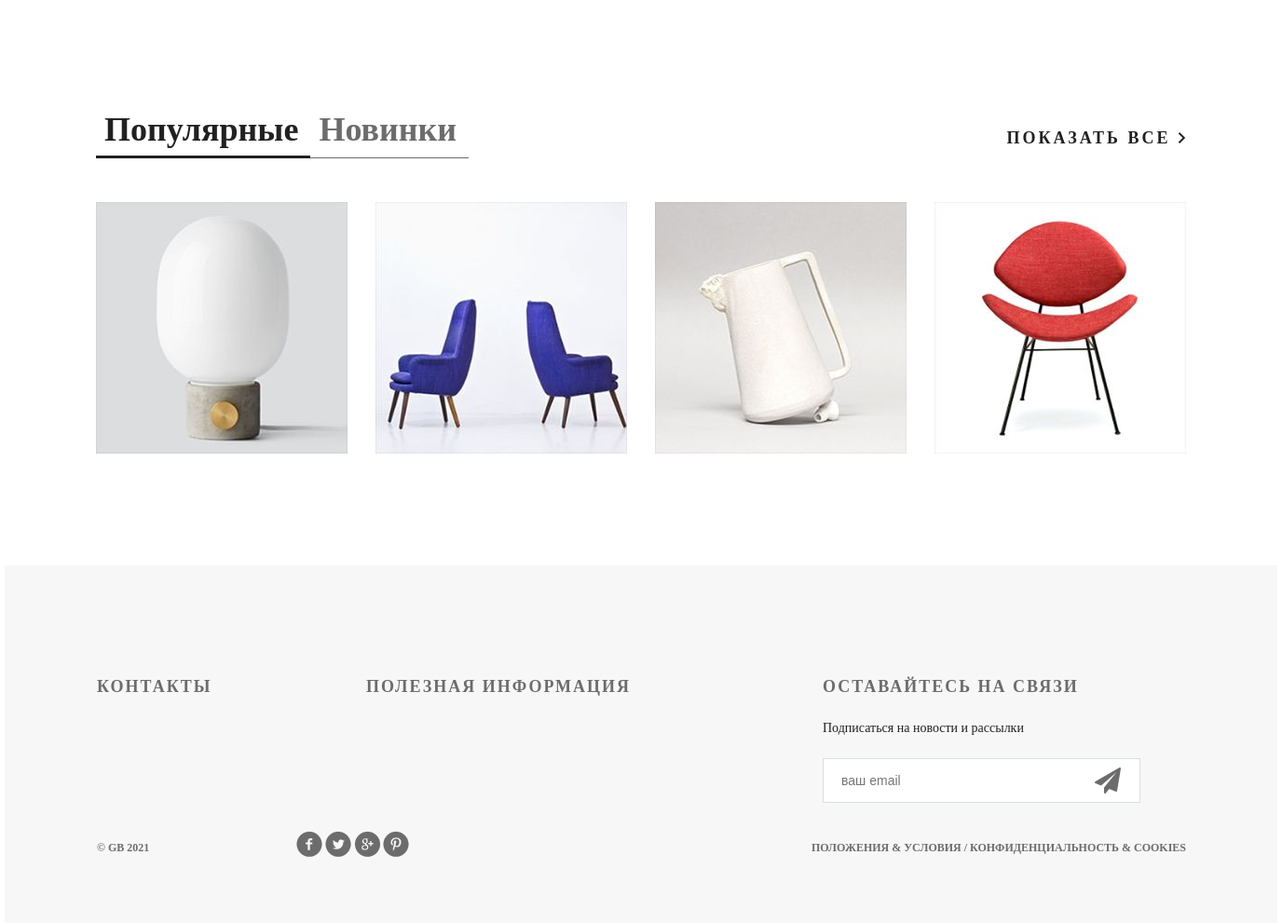
The app's page / (lower part), older data.
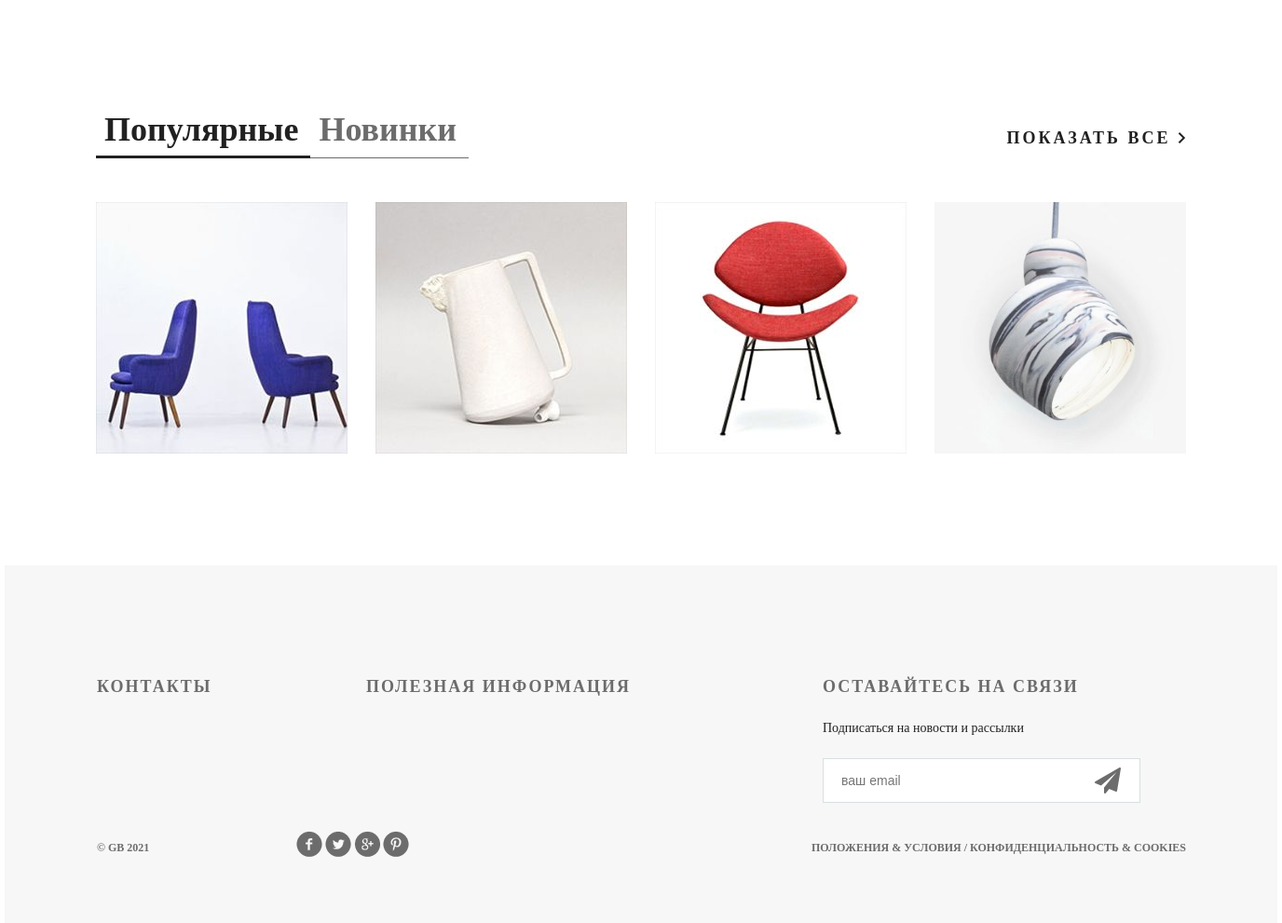
The same page, newer data.
### mainapp/models.py (models this page shows, shortened)
class Product(models.Model):
    category = models.ForeignKey(ProductCategory, on_delete=models.CASCADE, verbose_name='категория')
    name = models.CharField(max_length=128, verbose_name='название')
    image = models.ImageField(upload_to='products', blank=True, verbose_name='картинка')
    short_desc = models.CharField(max_length=255, blank=True, verbose_name='краткое описание')
    description = models.TextField(blank=True, verbose_name='описание')
    price = models.DecimalField(max_digits=10, decimal_places=2, default=0, verbose_name='цена')
    quantity = models.PositiveIntegerField(default=0, verbose_name='количество на складе')
    is_active = models.BooleanField(default=True)

### mainapp/views.py (the view)
# urls.py: path('', mainapp.index, name="index"),
def index(request):
    context = {
        'title': 'Главная',
        'products': Product.objects.all()[:4],
        'basket': get_basket(request.user)
    }
    return render(request, 'mainapp/index.html', context)

### mainapp/views.py (called while the page is built)
def get_basket(user):
    if user.is_authenticated:
        return Basket.objects.filter(user=user)
    return []

### mainapp/templates/mainapp/index.html (shortened to what this page needs)
{% extends 'mainapp/base.html' %}
{% load static %}
	{% block content %}
		<div class="featured">
			<div class="featured-menu">
					<a class="active" href="#">Популярные</a><a href="#">Новинки</a>
			</div>
			<a class="explore" href="#">показать все <img src="{% static 'img/arrow.png' %}" alt=""></a>
			<div class="clearfix">
			</div>
			<div class="tab-content">
				{% for product in products %}
				<div class="block">
					<a href="{% url 'mainapp:product' product.pk %}"><img src="/media/{{ product.image }}" alt="" height="270" width="270">
					</a>
				</div>
				{% endfor %}
			</div>
		</div>
	{% endblock %}

Row changes from the older to the newer data that the page shows:
removed Product: image (picture)
added Product: image (picture)
